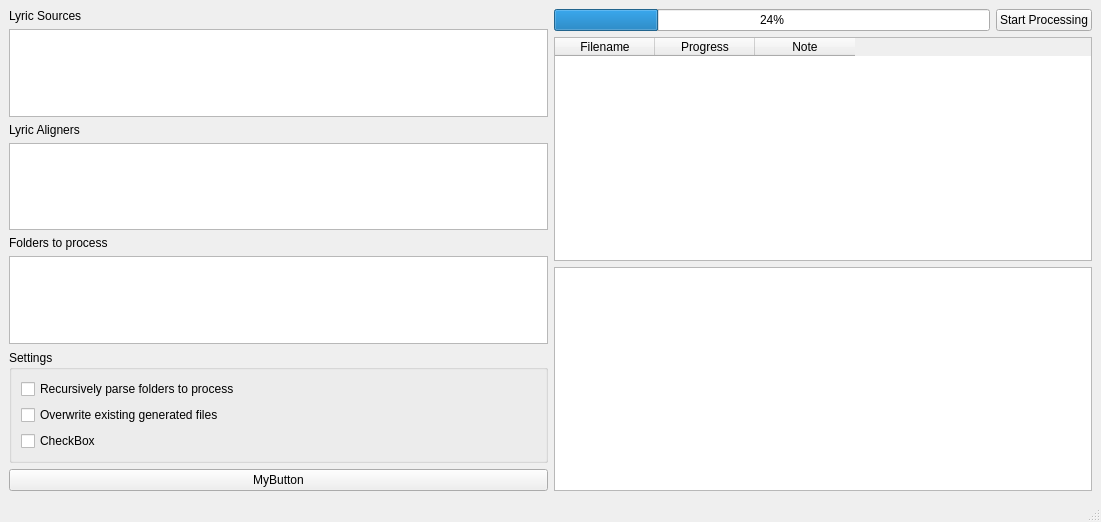
<?xml version="1.0" encoding="UTF-8"?>
<ui version="4.0">
 <class>MainWindow</class>
 <widget class="QMainWindow" name="MainWindow">
  <property name="geometry">
   <rect>
    <x>0</x>
    <y>0</y>
    <width>1101</width>
    <height>522</height>
   </rect>
  </property>
  <property name="windowTitle">
   <string>MainWindow</string>
  </property>
  <widget class="QWidget" name="centralwidget">
   <layout class="QHBoxLayout" name="horizontalLayout">
    <item>
     <layout class="QVBoxLayout" name="verticalLayout">
      <item>
       <widget class="QLabel" name="label">
        <property name="text">
         <string>Lyric Sources</string>
        </property>
       </widget>
      </item>
      <item>
       <widget class="QListWidget" name="listWidget_lyricSources"/>
      </item>
      <item>
       <widget class="QLabel" name="label_2">
        <property name="text">
         <string>Lyric Aligners</string>
        </property>
       </widget>
      </item>
      <item>
       <widget class="QListWidget" name="listWidget_lyricAligners"/>
      </item>
      <item>
       <widget class="QLabel" name="label_3">
        <property name="text">
         <string>Folders to process</string>
        </property>
       </widget>
      </item>
      <item>
       <widget class="QListWidget" name="listWidget_localDataSources"/>
      </item>
      <item>
       <widget class="QGroupBox" name="groupBox">
        <property name="title">
         <string>Settings</string>
        </property>
        <layout class="QVBoxLayout" name="verticalLayout_3">
         <item>
          <widget class="QCheckBox" name="checkBox_recursively_parse_folders_to_process">
           <property name="text">
            <string>Recursively parse folders to process</string>
           </property>
           <property name="checked">
            <bool>false</bool>
           </property>
          </widget>
         </item>
         <item>
          <widget class="QCheckBox" name="checkBox_overwrite_existing_generated_files">
           <property name="text">
            <string>Overwrite existing generated files</string>
           </property>
          </widget>
         </item>
         <item>
          <widget class="QCheckBox" name="checkBox">
           <property name="text">
            <string>CheckBox</string>
           </property>
          </widget>
         </item>
        </layout>
       </widget>
      </item>
      <item>
       <widget class="QPushButton" name="pushButton">
        <property name="text">
         <string>MyButton</string>
        </property>
       </widget>
      </item>
     </layout>
    </item>
    <item>
     <layout class="QVBoxLayout" name="verticalLayout_2">
      <item>
       <layout class="QHBoxLayout" name="horizontalLayout_2">
        <item>
         <widget class="QProgressBar" name="progressBar">
          <property name="value">
           <number>24</number>
          </property>
         </widget>
        </item>
        <item>
         <widget class="QPushButton" name="pushButton_start_processing">
          <property name="text">
           <string>Start Processing</string>
          </property>
         </widget>
        </item>
       </layout>
      </item>
      <item>
       <widget class="QTableWidget" name="tableWidget_songs_processed">
        <column>
         <property name="text">
          <string>Filename</string>
         </property>
        </column>
        <column>
         <property name="text">
          <string>Progress</string>
         </property>
        </column>
        <column>
         <property name="text">
          <string>Note</string>
         </property>
        </column>
       </widget>
      </item>
      <item>
       <widget class="QPlainTextEdit" name="plainTextEdit_log">
        <property name="readOnly">
         <bool>true</bool>
        </property>
       </widget>
      </item>
     </layout>
    </item>
   </layout>
  </widget>
  <widget class="QMenuBar" name="menubar">
   <property name="geometry">
    <rect>
     <x>0</x>
     <y>0</y>
     <width>1101</width>
     <height>22</height>
    </rect>
   </property>
  </widget>
  <widget class="QStatusBar" name="statusbar"/>
 </widget>
 <resources/>
 <connections/>
</ui>
